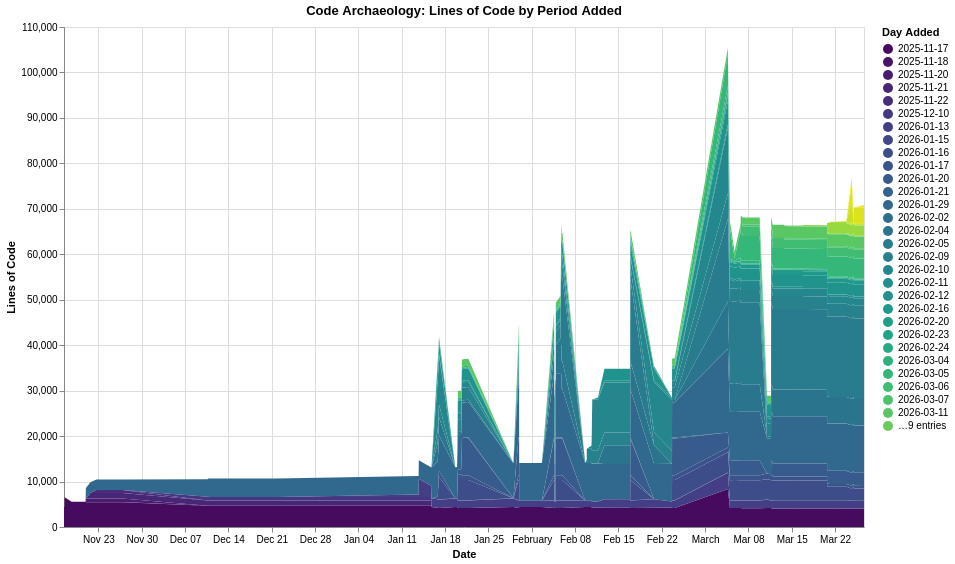

The specification (Vega-Lite) saved for this image:
### Vega-Lite specification from a JSON file in a GitHub repository (floating-point values rounded to 4 significant figures; data arrays with more than 128 entries replaced by an {"elided": "..."} marker saying what was removed)
{"$schema": "https://vega.github.io/schema/vega-lite/v6.1.0.json", "config": {"view": {"continuousHeight": 300, "continuousWidth": 300}}, "data": {"name": "data-5dd7fa7f58d587c338cf325e41b48f94"}, "datasets": {"data-5dd7fa7f58d587c338cf325e41b48f94": {"elided": "2984 records"}}, "encoding": {"color": {"field": "period", "scale": {"scheme": "viridis"}, "title": "Day Added", "type": "ordinal"}, "order": {"field": "period", "sort": "ascending", "type": "ordinal"}, "tooltip": [{"field": "commit_date", "type": "temporal"}, {"field": "period", "type": "ordinal"}, {"field": "line_count", "type": "quantitative"}], "x": {"field": "commit_date", "title": "Date", "type": "temporal"}, "y": {"field": "line_count", "title": "Lines of Code", "type": "quantitative"}}, "height": 500, "mark": {"type": "area"}, "title": "Code Archaeology: Lines of Code by Period Added", "width": 800}
